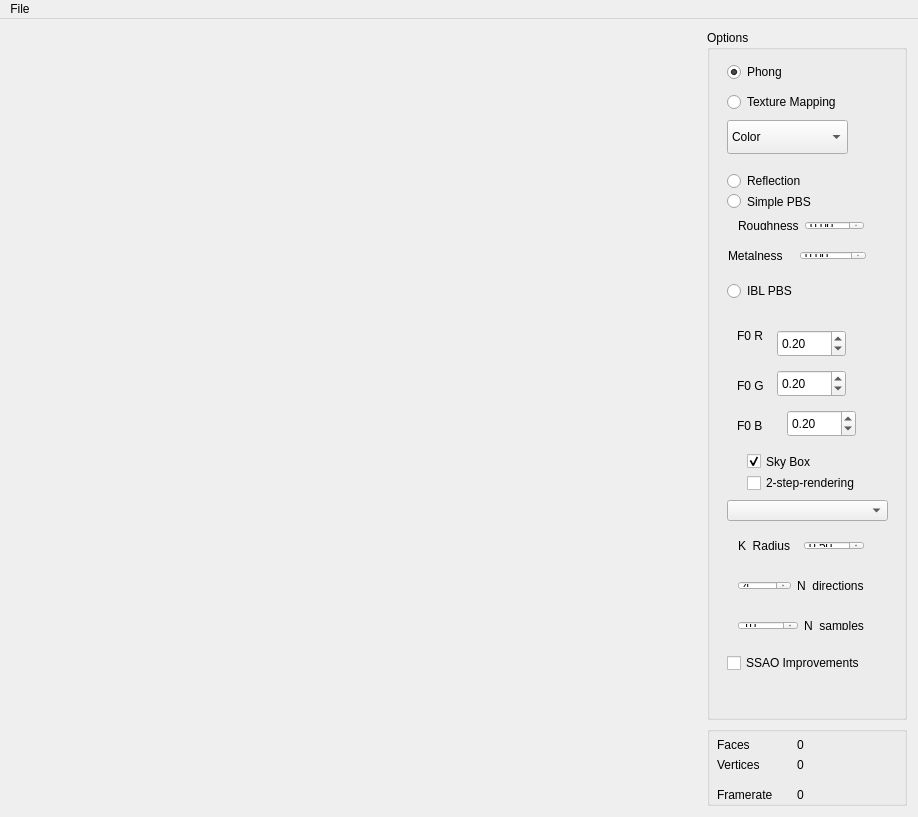
<?xml version="1.0" encoding="UTF-8"?>
<ui version="4.0">
 <class>MainWindow</class>
 <widget class="QMainWindow" name="MainWindow">
  <property name="geometry">
   <rect>
    <x>0</x>
    <y>0</y>
    <width>918</width>
    <height>817</height>
   </rect>
  </property>
  <property name="minimumSize">
   <size>
    <width>827</width>
    <height>618</height>
   </size>
  </property>
  <property name="baseSize">
   <size>
    <width>600</width>
    <height>600</height>
   </size>
  </property>
  <property name="windowTitle">
   <string>MainWindow</string>
  </property>
  <widget class="QWidget" name="Widget">
   <property name="minimumSize">
    <size>
     <width>827</width>
     <height>0</height>
    </size>
   </property>
   <property name="baseSize">
    <size>
     <width>600</width>
     <height>600</height>
    </size>
   </property>
   <layout class="QHBoxLayout" name="horizontalLayout">
    <item>
     <widget class="GLWidget" name="glwidget" native="true">
      <property name="minimumSize">
       <size>
        <width>600</width>
        <height>600</height>
       </size>
      </property>
      <property name="maximumSize">
       <size>
        <width>16777215</width>
        <height>16777215</height>
       </size>
      </property>
      <property name="baseSize">
       <size>
        <width>600</width>
        <height>600</height>
       </size>
      </property>
     </widget>
    </item>
    <item>
     <layout class="QVBoxLayout" name="Configuration">
      <item>
       <widget class="QGroupBox" name="TreeOptions">
        <property name="minimumSize">
         <size>
          <width>200</width>
          <height>0</height>
         </size>
        </property>
        <property name="maximumSize">
         <size>
          <width>200</width>
          <height>16777215</height>
         </size>
        </property>
        <property name="title">
         <string>Options</string>
        </property>
        <widget class="QRadioButton" name="radio_reflection">
         <property name="geometry">
          <rect>
           <x>20</x>
           <y>140</y>
           <width>117</width>
           <height>22</height>
          </rect>
         </property>
         <property name="text">
          <string>Reflection</string>
         </property>
         <property name="checked">
          <bool>false</bool>
         </property>
        </widget>
        <widget class="QRadioButton" name="radio_iblpbs">
         <property name="geometry">
          <rect>
           <x>20</x>
           <y>250</y>
           <width>117</width>
           <height>22</height>
          </rect>
         </property>
         <property name="text">
          <string>IBL PBS</string>
         </property>
        </widget>
        <widget class="QDoubleSpinBox" name="spin_f0r">
         <property name="geometry">
          <rect>
           <x>70</x>
           <y>300</y>
           <width>69</width>
           <height>27</height>
          </rect>
         </property>
         <property name="maximum">
          <double>2.000000000000000</double>
         </property>
         <property name="singleStep">
          <double>0.050000000000000</double>
         </property>
         <property name="value">
          <double>0.200000000000000</double>
         </property>
        </widget>
        <widget class="QDoubleSpinBox" name="spin_f0g">
         <property name="geometry">
          <rect>
           <x>70</x>
           <y>340</y>
           <width>69</width>
           <height>27</height>
          </rect>
         </property>
         <property name="maximum">
          <double>2.000000000000000</double>
         </property>
         <property name="singleStep">
          <double>0.050000000000000</double>
         </property>
         <property name="value">
          <double>0.200000000000000</double>
         </property>
        </widget>
        <widget class="QDoubleSpinBox" name="spin_f0b">
         <property name="geometry">
          <rect>
           <x>80</x>
           <y>380</y>
           <width>69</width>
           <height>27</height>
          </rect>
         </property>
         <property name="maximum">
          <double>2.000000000000000</double>
         </property>
         <property name="singleStep">
          <double>0.050000000000000</double>
         </property>
         <property name="value">
          <double>0.200000000000000</double>
         </property>
        </widget>
        <widget class="QLabel" name="label">
         <property name="geometry">
          <rect>
           <x>30</x>
           <y>290</y>
           <width>31</width>
           <height>31</height>
          </rect>
         </property>
         <property name="text">
          <string>F0 R</string>
         </property>
        </widget>
        <widget class="QLabel" name="label_2">
         <property name="geometry">
          <rect>
           <x>30</x>
           <y>340</y>
           <width>31</width>
           <height>31</height>
          </rect>
         </property>
         <property name="text">
          <string>F0 G</string>
         </property>
        </widget>
        <widget class="QLabel" name="label_3">
         <property name="geometry">
          <rect>
           <x>30</x>
           <y>380</y>
           <width>31</width>
           <height>31</height>
          </rect>
         </property>
         <property name="text">
          <string>F0 B</string>
         </property>
        </widget>
        <widget class="QRadioButton" name="radio_phong">
         <property name="geometry">
          <rect>
           <x>20</x>
           <y>30</y>
           <width>111</width>
           <height>24</height>
          </rect>
         </property>
         <property name="text">
          <string>Phong</string>
         </property>
         <property name="checked">
          <bool>true</bool>
         </property>
        </widget>
        <widget class="QRadioButton" name="radio_texMap">
         <property name="geometry">
          <rect>
           <x>20</x>
           <y>60</y>
           <width>151</width>
           <height>24</height>
          </rect>
         </property>
         <property name="text">
          <string>Texture Mapping</string>
         </property>
        </widget>
        <widget class="QComboBox" name="combo_tex">
         <property name="geometry">
          <rect>
           <x>20</x>
           <y>90</y>
           <width>121</width>
           <height>34</height>
          </rect>
         </property>
         <item>
          <property name="text">
           <string>Color</string>
          </property>
         </item>
         <item>
          <property name="text">
           <string>Roughness</string>
          </property>
         </item>
         <item>
          <property name="text">
           <string>Metalness</string>
          </property>
         </item>
        </widget>
        <widget class="QRadioButton" name="radio_pbs">
         <property name="geometry">
          <rect>
           <x>20</x>
           <y>160</y>
           <width>112</width>
           <height>23</height>
          </rect>
         </property>
         <property name="text">
          <string>Simple PBS</string>
         </property>
        </widget>
        <widget class="QCheckBox" name="check_sky">
         <property name="geometry">
          <rect>
           <x>40</x>
           <y>420</y>
           <width>92</width>
           <height>23</height>
          </rect>
         </property>
         <property name="text">
          <string>Sky Box</string>
         </property>
         <property name="checked">
          <bool>true</bool>
         </property>
        </widget>
        <widget class="QWidget" name="horizontalLayoutWidget">
         <property name="geometry">
          <rect>
           <x>20</x>
           <y>180</y>
           <width>148</width>
           <height>31</height>
          </rect>
         </property>
         <layout class="QHBoxLayout" name="horizontalLayout_2">
          <item>
           <widget class="QLabel" name="label_4">
            <property name="text">
             <string>Roughness</string>
            </property>
           </widget>
          </item>
          <item>
           <widget class="QDoubleSpinBox" name="dspin_rough">
            <property name="maximum">
             <double>1.000000000000000</double>
            </property>
            <property name="singleStep">
             <double>0.050000000000000</double>
            </property>
           </widget>
          </item>
         </layout>
        </widget>
        <widget class="QWidget" name="horizontalLayoutWidget_2">
         <property name="geometry">
          <rect>
           <x>10</x>
           <y>210</y>
           <width>160</width>
           <height>31</height>
          </rect>
         </property>
         <layout class="QHBoxLayout" name="horizontalLayout_3">
          <item>
           <widget class="QLabel" name="label_5">
            <property name="text">
             <string>Metalness</string>
            </property>
           </widget>
          </item>
          <item>
           <widget class="QDoubleSpinBox" name="dspin_metal">
            <property name="maximum">
             <double>1.000000000000000</double>
            </property>
            <property name="singleStep">
             <double>0.050000000000000</double>
            </property>
           </widget>
          </item>
         </layout>
        </widget>
        <widget class="QComboBox" name="comboBox">
         <property name="geometry">
          <rect>
           <x>20</x>
           <y>470</y>
           <width>161</width>
           <height>21</height>
          </rect>
         </property>
         <property name="editable">
          <bool>false</bool>
         </property>
         <property name="placeholderText">
          <string>Albedo</string>
         </property>
         <item>
          <property name="text">
           <string>Albedo</string>
          </property>
         </item>
         <item>
          <property name="text">
           <string>Normal</string>
          </property>
         </item>
         <item>
          <property name="text">
           <string>Depth</string>
          </property>
         </item>
         <item>
          <property name="text">
           <string>SSAO</string>
          </property>
         </item>
         <item>
          <property name="text">
           <string>Shaded</string>
          </property>
         </item>
        </widget>
        <widget class="QCheckBox" name="checkBox">
         <property name="geometry">
          <rect>
           <x>40</x>
           <y>440</y>
           <width>141</width>
           <height>26</height>
          </rect>
         </property>
         <property name="text">
          <string>2-step-rendering</string>
         </property>
        </widget>
        <widget class="QWidget" name="horizontalLayoutWidget_3">
         <property name="geometry">
          <rect>
           <x>20</x>
           <y>500</y>
           <width>148</width>
           <height>31</height>
          </rect>
         </property>
         <layout class="QHBoxLayout" name="AO_params">
          <item>
           <widget class="QLabel" name="K_Radius">
            <property name="text">
             <string>K_Radius</string>
            </property>
           </widget>
          </item>
          <item>
           <widget class="QDoubleSpinBox" name="dspin_rough_2">
            <property name="maximum">
             <double>1.000000000000000</double>
            </property>
            <property name="singleStep">
             <double>0.050000000000000</double>
            </property>
            <property name="value">
             <double>0.500000000000000</double>
            </property>
           </widget>
          </item>
         </layout>
        </widget>
        <widget class="QWidget" name="horizontalLayoutWidget_4">
         <property name="geometry">
          <rect>
           <x>20</x>
           <y>540</y>
           <width>148</width>
           <height>31</height>
          </rect>
         </property>
         <layout class="QHBoxLayout" name="AO_params_2">
          <item>
           <widget class="QSpinBox" name="spinBox">
            <property name="value">
             <number>4</number>
            </property>
           </widget>
          </item>
          <item>
           <widget class="QLabel" name="K_Radius_2">
            <property name="text">
             <string>N_directions</string>
            </property>
           </widget>
          </item>
         </layout>
        </widget>
        <widget class="QWidget" name="horizontalLayoutWidget_5">
         <property name="geometry">
          <rect>
           <x>20</x>
           <y>580</y>
           <width>148</width>
           <height>31</height>
          </rect>
         </property>
         <layout class="QHBoxLayout" name="AO_params_3">
          <item>
           <widget class="QSpinBox" name="spinBox_2">
            <property name="value">
             <number>10</number>
            </property>
           </widget>
          </item>
          <item>
           <widget class="QLabel" name="K_Radius_3">
            <property name="text">
             <string>N_samples</string>
            </property>
           </widget>
          </item>
         </layout>
        </widget>
        <widget class="QCheckBox" name="checkBox_2">
         <property name="geometry">
          <rect>
           <x>20</x>
           <y>620</y>
           <width>161</width>
           <height>26</height>
          </rect>
         </property>
         <property name="text">
          <string>SSAO Improvements</string>
         </property>
        </widget>
       </widget>
      </item>
      <item>
       <widget class="QGroupBox" name="RenderOptions">
        <property name="sizePolicy">
         <sizepolicy hsizetype="Minimum" vsizetype="Minimum">
          <horstretch>0</horstretch>
          <verstretch>0</verstretch>
         </sizepolicy>
        </property>
        <property name="maximumSize">
         <size>
          <width>200</width>
          <height>80</height>
         </size>
        </property>
        <property name="baseSize">
         <size>
          <width>0</width>
          <height>100</height>
         </size>
        </property>
        <property name="title">
         <string/>
        </property>
        <widget class="QLabel" name="Label_NumFaces">
         <property name="geometry">
          <rect>
           <x>90</x>
           <y>10</y>
           <width>91</width>
           <height>17</height>
          </rect>
         </property>
         <property name="text">
          <string>0</string>
         </property>
        </widget>
        <widget class="QLabel" name="Label_Faces">
         <property name="geometry">
          <rect>
           <x>10</x>
           <y>10</y>
           <width>67</width>
           <height>17</height>
          </rect>
         </property>
         <property name="text">
          <string>Faces</string>
         </property>
        </widget>
        <widget class="QLabel" name="Label_Vertices">
         <property name="geometry">
          <rect>
           <x>10</x>
           <y>30</y>
           <width>67</width>
           <height>17</height>
          </rect>
         </property>
         <property name="text">
          <string>Vertices</string>
         </property>
        </widget>
        <widget class="QLabel" name="Label_NumVertices">
         <property name="geometry">
          <rect>
           <x>90</x>
           <y>30</y>
           <width>91</width>
           <height>17</height>
          </rect>
         </property>
         <property name="text">
          <string>0</string>
         </property>
        </widget>
        <widget class="QLabel" name="Label_Framerate">
         <property name="geometry">
          <rect>
           <x>10</x>
           <y>60</y>
           <width>71</width>
           <height>17</height>
          </rect>
         </property>
         <property name="text">
          <string>Framerate</string>
         </property>
        </widget>
        <widget class="QLabel" name="Label_NumFramerate">
         <property name="geometry">
          <rect>
           <x>90</x>
           <y>60</y>
           <width>91</width>
           <height>17</height>
          </rect>
         </property>
         <property name="text">
          <string>0</string>
         </property>
        </widget>
       </widget>
      </item>
     </layout>
    </item>
   </layout>
  </widget>
  <widget class="QMenuBar" name="menuBar">
   <property name="geometry">
    <rect>
     <x>0</x>
     <y>0</y>
     <width>918</width>
     <height>25</height>
    </rect>
   </property>
   <widget class="QMenu" name="menuFile">
    <property name="title">
     <string>File</string>
    </property>
    <addaction name="actionLoad"/>
    <addaction name="separator"/>
    <addaction name="actionLoad_Specular"/>
    <addaction name="actionLoad_Diffuse"/>
    <addaction name="separator"/>
    <addaction name="actionLoad_Color"/>
    <addaction name="actionLoad_Roughness"/>
    <addaction name="actionLoad_Metalness"/>
    <addaction name="separator"/>
    <addaction name="actionQuit"/>
   </widget>
   <addaction name="menuFile"/>
  </widget>
  <action name="actionQuit">
   <property name="text">
    <string>Quit</string>
   </property>
  </action>
  <action name="actionLoad">
   <property name="text">
    <string>Load Model...</string>
   </property>
  </action>
  <action name="actionLoad_Specular">
   <property name="text">
    <string>Load Specular/Sky...</string>
   </property>
  </action>
  <action name="actionLoad_Diffuse">
   <property name="text">
    <string>Load Diffuse...</string>
   </property>
  </action>
  <action name="actionLoad_Color">
   <property name="text">
    <string>Load Color...</string>
   </property>
  </action>
  <action name="actionLoad_Roughness">
   <property name="text">
    <string>Load Roughness...</string>
   </property>
  </action>
  <action name="actionLoad_Metalness">
   <property name="text">
    <string>Load Metalness...</string>
   </property>
  </action>
 </widget>
 <layoutdefault spacing="6" margin="11"/>
 <customwidgets>
  <customwidget>
   <class>GLWidget</class>
   <extends>QWidget</extends>
   <header>glwidget.h</header>
   <container>1</container>
   <slots>
    <signal>SetFaces(QString)</signal>
    <signal>SetVertices(QString)</signal>
    <signal>SetFramerate(QString)</signal>
    <slot>SetReflection(bool)</slot>
    <slot>SetPBS(bool)</slot>
    <slot>SetFresnelB(double)</slot>
    <slot>SetFresnelG(double)</slot>
    <slot>SetFresnelR(double)</slot>
    <slot>SetPhong(bool)</slot>
    <slot>SetTexMap(bool)</slot>
    <slot>SetCurrentTexture(int)</slot>
    <slot>SetIBLPBS(bool)</slot>
    <slot>SetSkyVisible(bool)</slot>
    <slot>SetRoughness(double)</slot>
    <slot>SetMetalness(double)</slot>
    <slot>Set2StepRenderer(bool)</slot>
    <slot>SetCurrentBuffer(int)</slot>
    <slot>SetN_Samples(int)</slot>
    <slot>SetRadius(double)</slot>
    <slot>SetN_Directions(int)</slot>
    <slot>SetSSAOImprovements(bool)</slot>
   </slots>
  </customwidget>
 </customwidgets>
 <resources/>
 <connections>
  <connection>
   <sender>glwidget</sender>
   <signal>SetFaces(QString)</signal>
   <receiver>Label_NumFaces</receiver>
   <slot>setText(QString)</slot>
   <hints>
    <hint type="sourcelabel">
     <x>569</x>
     <y>566</y>
    </hint>
    <hint type="destinationlabel">
     <x>796</x>
     <y>566</y>
    </hint>
   </hints>
  </connection>
  <connection>
   <sender>glwidget</sender>
   <signal>SetVertices(QString)</signal>
   <receiver>Label_NumVertices</receiver>
   <slot>setText(QString)</slot>
   <hints>
    <hint type="sourcelabel">
     <x>593</x>
     <y>587</y>
    </hint>
    <hint type="destinationlabel">
     <x>796</x>
     <y>587</y>
    </hint>
   </hints>
  </connection>
  <connection>
   <sender>glwidget</sender>
   <signal>SetFramerate(QString)</signal>
   <receiver>Label_NumFramerate</receiver>
   <slot>setText(QString)</slot>
   <hints>
    <hint type="sourcelabel">
     <x>607</x>
     <y>623</y>
    </hint>
    <hint type="destinationlabel">
     <x>760</x>
     <y>617</y>
    </hint>
   </hints>
  </connection>
  <connection>
   <sender>radio_reflection</sender>
   <signal>clicked(bool)</signal>
   <receiver>glwidget</receiver>
   <slot>SetReflection(bool)</slot>
   <hints>
    <hint type="sourcelabel">
     <x>752</x>
     <y>198</y>
    </hint>
    <hint type="destinationlabel">
     <x>434</x>
     <y>75</y>
    </hint>
   </hints>
  </connection>
  <connection>
   <sender>radio_iblpbs</sender>
   <signal>clicked(bool)</signal>
   <receiver>glwidget</receiver>
   <slot>SetIBLPBS(bool)</slot>
   <hints>
    <hint type="sourcelabel">
     <x>752</x>
     <y>287</y>
    </hint>
    <hint type="destinationlabel">
     <x>539</x>
     <y>106</y>
    </hint>
   </hints>
  </connection>
  <connection>
   <sender>spin_f0b</sender>
   <signal>valueChanged(double)</signal>
   <receiver>glwidget</receiver>
   <slot>SetFresnelB(double)</slot>
   <hints>
    <hint type="sourcelabel">
     <x>764</x>
     <y>417</y>
    </hint>
    <hint type="destinationlabel">
     <x>520</x>
     <y>207</y>
    </hint>
   </hints>
  </connection>
  <connection>
   <sender>spin_f0g</sender>
   <signal>valueChanged(double)</signal>
   <receiver>glwidget</receiver>
   <slot>SetFresnelG(double)</slot>
   <hints>
    <hint type="sourcelabel">
     <x>754</x>
     <y>377</y>
    </hint>
    <hint type="destinationlabel">
     <x>559</x>
     <y>165</y>
    </hint>
   </hints>
  </connection>
  <connection>
   <sender>spin_f0r</sender>
   <signal>valueChanged(double)</signal>
   <receiver>glwidget</receiver>
   <slot>SetFresnelR(double)</slot>
   <hints>
    <hint type="sourcelabel">
     <x>754</x>
     <y>337</y>
    </hint>
    <hint type="destinationlabel">
     <x>547</x>
     <y>127</y>
    </hint>
   </hints>
  </connection>
  <connection>
   <sender>radio_phong</sender>
   <signal>clicked(bool)</signal>
   <receiver>glwidget</receiver>
   <slot>SetPhong(bool)</slot>
   <hints>
    <hint type="sourcelabel">
     <x>691</x>
     <y>73</y>
    </hint>
    <hint type="destinationlabel">
     <x>308</x>
     <y>330</y>
    </hint>
   </hints>
  </connection>
  <connection>
   <sender>radio_texMap</sender>
   <signal>clicked(bool)</signal>
   <receiver>glwidget</receiver>
   <slot>SetTexMap(bool)</slot>
   <hints>
    <hint type="sourcelabel">
     <x>711</x>
     <y>113</y>
    </hint>
    <hint type="destinationlabel">
     <x>308</x>
     <y>330</y>
    </hint>
   </hints>
  </connection>
  <connection>
   <sender>combo_tex</sender>
   <signal>currentIndexChanged(int)</signal>
   <receiver>glwidget</receiver>
   <slot>SetCurrentTexture(int)</slot>
   <hints>
    <hint type="sourcelabel">
     <x>672</x>
     <y>147</y>
    </hint>
    <hint type="destinationlabel">
     <x>330</x>
     <y>265</y>
    </hint>
   </hints>
  </connection>
  <connection>
   <sender>radio_pbs</sender>
   <signal>clicked(bool)</signal>
   <receiver>glwidget</receiver>
   <slot>SetPBS(bool)</slot>
   <hints>
    <hint type="sourcelabel">
     <x>747</x>
     <y>219</y>
    </hint>
    <hint type="destinationlabel">
     <x>308</x>
     <y>330</y>
    </hint>
   </hints>
  </connection>
  <connection>
   <sender>check_sky</sender>
   <signal>clicked(bool)</signal>
   <receiver>glwidget</receiver>
   <slot>SetSkyVisible(bool)</slot>
   <hints>
    <hint type="sourcelabel">
     <x>701</x>
     <y>463</y>
    </hint>
    <hint type="destinationlabel">
     <x>308</x>
     <y>330</y>
    </hint>
   </hints>
  </connection>
  <connection>
   <sender>dspin_metal</sender>
   <signal>valueChanged(double)</signal>
   <receiver>glwidget</receiver>
   <slot>SetMetalness(double)</slot>
   <hints>
    <hint type="sourcelabel">
     <x>746</x>
     <y>256</y>
    </hint>
    <hint type="destinationlabel">
     <x>308</x>
     <y>330</y>
    </hint>
   </hints>
  </connection>
  <connection>
   <sender>dspin_rough</sender>
   <signal>valueChanged(double)</signal>
   <receiver>glwidget</receiver>
   <slot>SetRoughness(double)</slot>
   <hints>
    <hint type="sourcelabel">
     <x>750</x>
     <y>225</y>
    </hint>
    <hint type="destinationlabel">
     <x>308</x>
     <y>330</y>
    </hint>
   </hints>
  </connection>
  <connection>
   <sender>comboBox</sender>
   <signal>currentIndexChanged(int)</signal>
   <receiver>glwidget</receiver>
   <slot>SetCurrentBuffer(int)</slot>
   <hints>
    <hint type="sourcelabel">
     <x>716</x>
     <y>517</y>
    </hint>
    <hint type="destinationlabel">
     <x>310</x>
     <y>335</y>
    </hint>
   </hints>
  </connection>
  <connection>
   <sender>checkBox</sender>
   <signal>clicked(bool)</signal>
   <receiver>glwidget</receiver>
   <slot>Set2StepRenderer(bool)</slot>
   <hints>
    <hint type="sourcelabel">
     <x>726</x>
     <y>489</y>
    </hint>
    <hint type="destinationlabel">
     <x>310</x>
     <y>335</y>
    </hint>
   </hints>
  </connection>
  <connection>
   <sender>dspin_rough_2</sender>
   <signal>valueChanged(double)</signal>
   <receiver>glwidget</receiver>
   <slot>SetRadius(double)</slot>
   <hints>
    <hint type="sourcelabel">
     <x>751</x>
     <y>552</y>
    </hint>
    <hint type="destinationlabel">
     <x>310</x>
     <y>420</y>
    </hint>
   </hints>
  </connection>
  <connection>
   <sender>spinBox</sender>
   <signal>valueChanged(int)</signal>
   <receiver>glwidget</receiver>
   <slot>SetN_Directions(int)</slot>
   <hints>
    <hint type="sourcelabel">
     <x>788</x>
     <y>597</y>
    </hint>
    <hint type="destinationlabel">
     <x>310</x>
     <y>420</y>
    </hint>
   </hints>
  </connection>
  <connection>
   <sender>spinBox_2</sender>
   <signal>valueChanged(int)</signal>
   <receiver>glwidget</receiver>
   <slot>SetN_Samples(int)</slot>
   <hints>
    <hint type="sourcelabel">
     <x>673</x>
     <y>632</y>
    </hint>
    <hint type="destinationlabel">
     <x>310</x>
     <y>420</y>
    </hint>
   </hints>
  </connection>
  <connection>
   <sender>checkBox_2</sender>
   <signal>clicked(bool)</signal>
   <receiver>glwidget</receiver>
   <slot>SetSSAOImprovements(bool)</slot>
   <hints>
    <hint type="sourcelabel">
     <x>719</x>
     <y>669</y>
    </hint>
    <hint type="destinationlabel">
     <x>310</x>
     <y>420</y>
    </hint>
   </hints>
  </connection>
 </connections>
 <slots>
  <signal>updated_plane(double,double,double,double,bool)</signal>
  <slot>toggle_transfer_function_dialog()</slot>
 </slots>
</ui>
